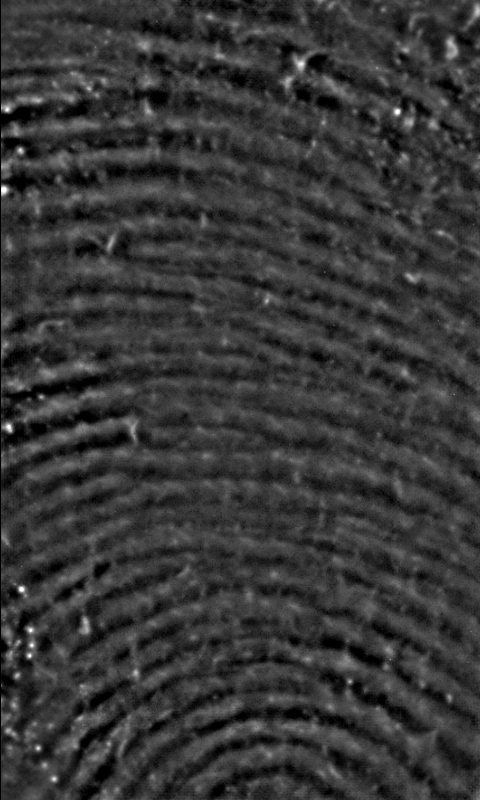
#> input picture database/1/000002F1P0S249R000001.bmp, 480 x 800 px
$ python -i pre_process.py   (imports and definitions only)
#> lines starting #> are read from the running program, lines starting #| are printed output that depends on the picture
#> further down, picture is the input picture: shape (800, 480, 3); min 0, max 255, mean 54.9
# coding=UTF-8
import os
import cv2
import numpy as np

database = '..\database'
debug = 1

def equalize_hist(image):
    hist, bins = np.histogram(image.flatten(), 256, [0, 256])
#> hist = 256 values, max 41844 at index 55, min 0 at index 182, mean 4500; bins = 257 values from 0 to 256
    cdf = hist.cumsum()  # 计算累积直方图
#> cdf = 256 values from 14967 to 1152000
    cdf_m = np.ma.masked_equal(cdf, 0)  # 除去直方图中的0值
    cdf_m = (cdf_m - cdf_m.min()) * 255 / (cdf_m.max() - cdf_m.min())  # 等同于前面介绍的lut[i] = int(255.0 *p[i])公式
    cdf = np.ma.filled(cdf_m, 0).astype('uint8')  # 将掩模处理掉的元素补为0
#> cdf = 256 values from 0 to 255
    return cv2.LUT(image, cdf)
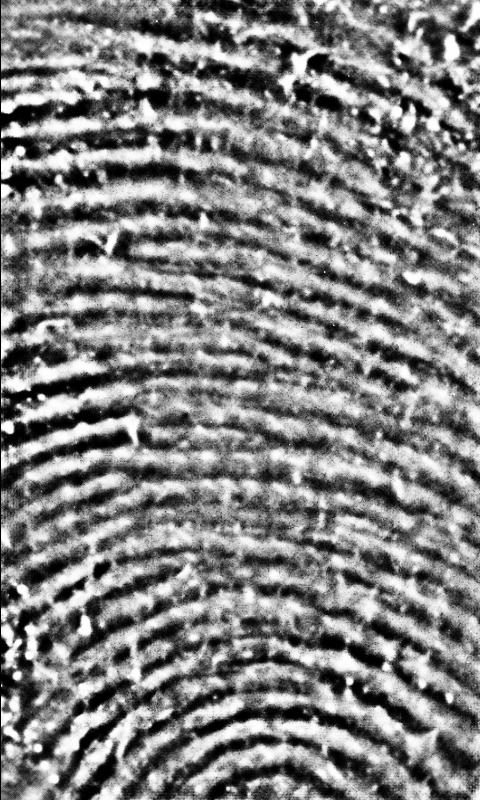
#> returned value: shape (800, 480, 3); min 0, max 255, mean 127.9


def pre_process_debug(image):
    cv2.imshow("Image", image)
    image_eqhist = equalize_hist(image)
    cv2.imshow("Equalize Hist", image_eqhist)
    image_blur = cv2.medianBlur(image, 5)
    cv2.imshow("Blur", image_blur)
    image_blur_eqhist = equalize_hist(image_blur)
#> in equalize_hist (call 2), `hist, bins = np.histogram(image.flatten(), 256, [0, 256])`: hist = 256 values, max 44685 at index 60, min 0 at index 172, mean 4500
#> in equalize_hist (call 2), `cdf = hist.cumsum()`: cdf = 256 values from 11316 to 1152000
#> in equalize_hist (call 2), `cdf = np.ma.filled(cdf_m, 0).astype('uint8')`: cdf = 256 values from 0 to 255
#> in equalize_hist (call 2), `return cv2.LUT(image, cdf)`:
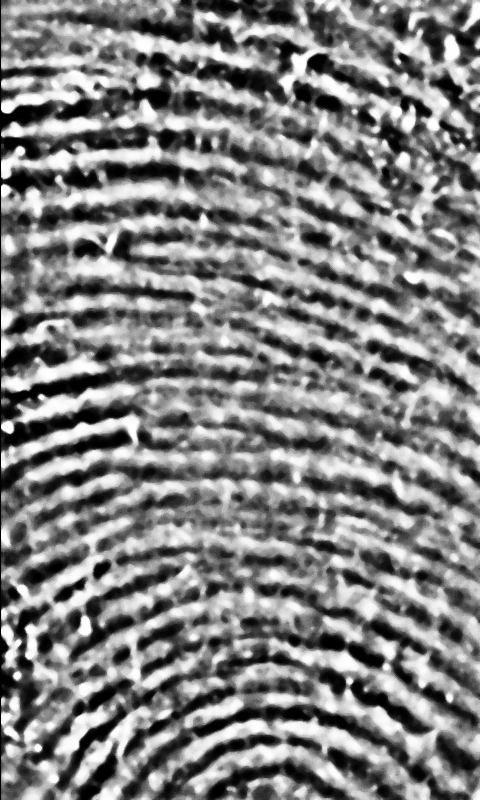
#> returned value: shape (800, 480, 3); min 0, max 255, mean 128.6
    cv2.imshow("Blur + Equalize Hist", image_blur_eqhist)
    image_eqhist_blur = cv2.medianBlur(image_eqhist, 5)
    cv2.imshow("Equalize Hist + Blur", image_eqhist_blur)
    cv2.waitKey(0)


def load_image(pic_folder):
    pics = os.listdir(os.path.join(database, pic_folder))
    for pic in pics:
        if os.path.splitext(pic)[1] == '.bmp':
            img = cv2.imread(os.path.join(database, pic_folder, pic))
            pre_process(img)


def main():
    pic_folders = os.listdir(database)
    for pic_folder in pic_folders:
        load_image(pic_folder)
    cv2.destroyAllWindows()


# [2 lines not run here, left out]

>>> import cv2
>>> picture = cv2.imread('../database/1/000002F1P0S249R000001.bmp')
>>> result = pre_process_debug(picture)
